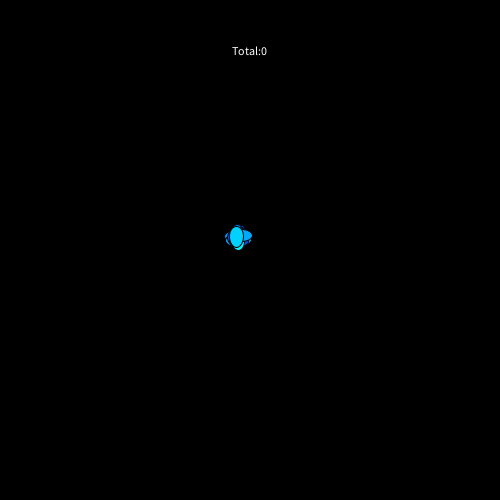
Frame 1 (no input)
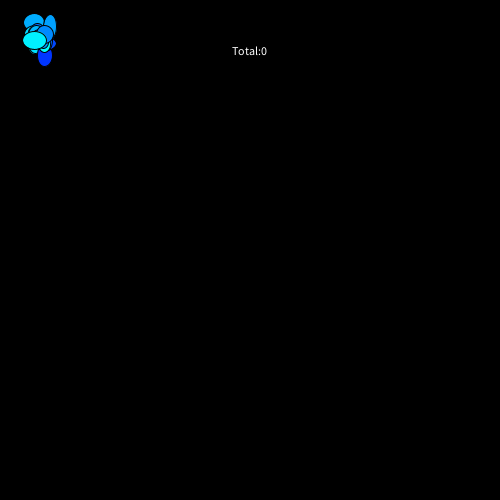
Frame 60 (the mouse pressed at the canvas centre just before this capture)
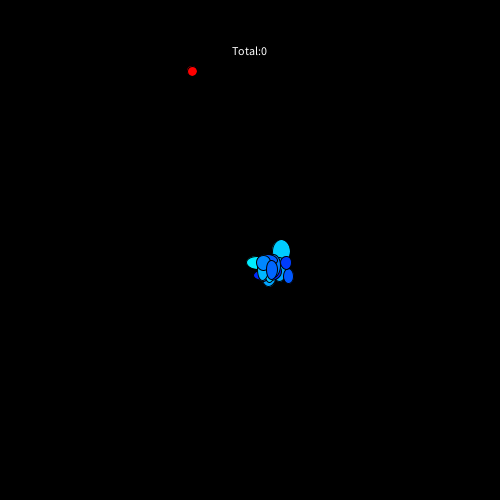
Frame 120 (the mouse held since frame 60 and released just before this capture)

The Processing sketch that drew these frames (run headless with seeded random() and noise(); from frame 60 on, the mouse is pressed at the canvas centre):

// Processing sketch: ChemotaxisEverts
// ── ChemotaxisEverts.pde
Bacteria [] b;
int savedTime;
int totalTime = 5000;
boolean target = false;
PVector targetPos;
boolean reached = false; 
boolean gameOver = false;
int total=0;
int deleteIndex = 19;
  
 void setup()   
 {     
   size(500, 500);
   b = new Bacteria[20];
   for(int i=0; i<20; i++){
     b[i]= new Bacteria(width/2, height/2);
   }
   targetPos = new PVector((int)(Math.random()*400)+50, (int)(Math.random()*400)+50);
   textAlign(CENTER, CENTER);
 }   
 void draw()   
 {    
   background(0);
   fill(255);
   text("Total:" + total, width/2, 50);
   if(!gameOver){
     for(int i=0; i<=deleteIndex; i++){
     b[i].move();
     b[i].show();
     if(abs(b[i].x-targetPos.x)<5 && abs(b[i].y-targetPos.y)<5 ){
       total++;
       reached = true;
       println("" + total);
     }
   }
   
   if(frameCount % 90 == 0){
     target = !target;
     targetPos = new PVector((int)(Math.random()*400)+50, (int)(Math.random()*400)+50);
     if(!reached){
       b[deleteIndex] = null;
       if(deleteIndex==0){
          gameOver = true;
       }deleteIndex--;
       println(b);
     }
     reached = false;
   }
   if(target){
     fill(255, 0, 0);
     ellipse(targetPos.x, targetPos.y, 10, 10);
   }
   }else{
  fill(255);
  textSize(60);
  text("Game Over!", width/2, height/2); 
   }
 }  
 

// ── BacteriaEverts.pde
class Bacteria{
  private float x;
  private float y;
  private int randColor;
  float easing = 0.05;
  
  public Bacteria(int x, int y){
    this.x=x;
    this.y=y;
    this.randColor=randColor;
  }
 
   public void move(){  
     
     x+=(int)(Math.random()*8)-2;
     y+=(int)(Math.random()*8)-2;
     
     float targetX = mouseX;
     float dx = targetX - x;
     x += dx * easing;
     float targetY = mouseY;
     float dy = targetY - y;
     y += dy * easing;

     if(x>505 || y>505){
       x=0;
       y=0;
     }
   }
   
   public void show(){
    fill(0, (int)(Math.random()*255)+25, 255);
    ellipse(x, y, (int)(Math.random()*15)+10, (int)(Math.random()*15)+10); 
  }
  }
